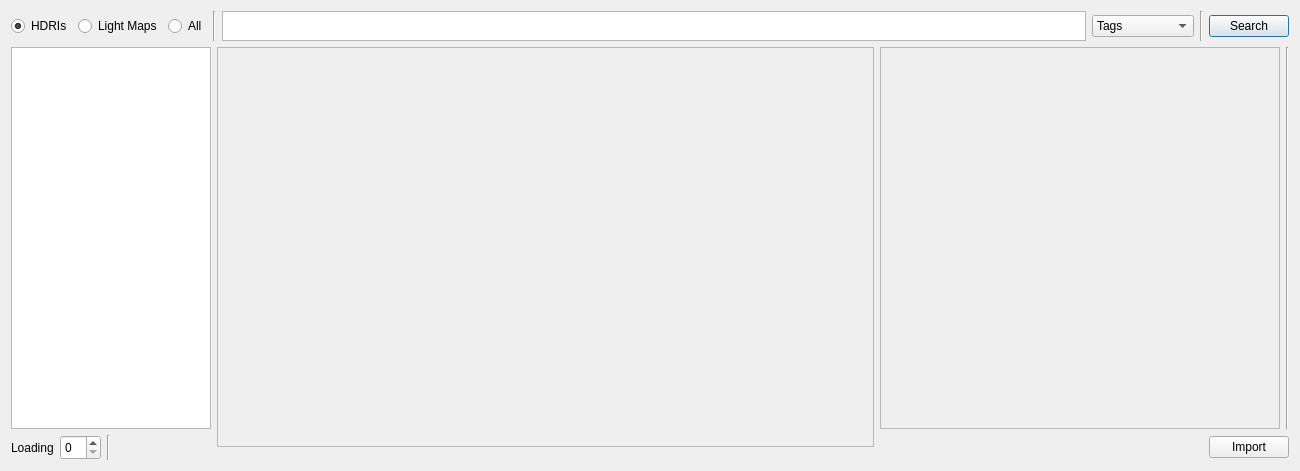
<?xml version="1.0" encoding="UTF-8"?>
<ui version="4.0">
 <class>Dialog</class>
 <widget class="QDialog" name="Dialog">
  <property name="geometry">
   <rect>
    <x>0</x>
    <y>0</y>
    <width>1300</width>
    <height>471</height>
   </rect>
  </property>
  <property name="minimumSize">
   <size>
    <width>1300</width>
    <height>400</height>
   </size>
  </property>
  <property name="windowTitle">
   <string>Dialog</string>
  </property>
  <layout class="QHBoxLayout" name="horizontalLayout_2">
   <item>
    <layout class="QVBoxLayout" name="verticalLayout">
     <item>
      <layout class="QHBoxLayout" name="horizontalLayout_3">
       <property name="sizeConstraint">
        <enum>QLayout::SetMinimumSize</enum>
       </property>
       <item>
        <widget class="QRadioButton" name="hdriRadioButton">
         <property name="maximumSize">
          <size>
           <width>16777215</width>
           <height>30</height>
          </size>
         </property>
         <property name="text">
          <string>HDRIs</string>
         </property>
         <property name="checked">
          <bool>true</bool>
         </property>
        </widget>
       </item>
       <item>
        <widget class="QRadioButton" name="lgtMapsRadioButton">
         <property name="maximumSize">
          <size>
           <width>16777215</width>
           <height>30</height>
          </size>
         </property>
         <property name="text">
          <string>Light Maps</string>
         </property>
        </widget>
       </item>
       <item>
        <widget class="QRadioButton" name="allRadioButton">
         <property name="text">
          <string>All</string>
         </property>
        </widget>
       </item>
       <item>
        <widget class="Line" name="line_2">
         <property name="sizePolicy">
          <sizepolicy hsizetype="Fixed" vsizetype="Fixed">
           <horstretch>0</horstretch>
           <verstretch>0</verstretch>
          </sizepolicy>
         </property>
         <property name="minimumSize">
          <size>
           <width>0</width>
           <height>30</height>
          </size>
         </property>
         <property name="maximumSize">
          <size>
           <width>10</width>
           <height>30</height>
          </size>
         </property>
         <property name="orientation">
          <enum>Qt::Vertical</enum>
         </property>
        </widget>
       </item>
       <item>
        <widget class="QPlainTextEdit" name="searchTextEdit">
         <property name="maximumSize">
          <size>
           <width>16777215</width>
           <height>30</height>
          </size>
         </property>
        </widget>
       </item>
       <item>
        <widget class="QComboBox" name="searchFiltersBox">
         <item>
          <property name="text">
           <string>Tags</string>
          </property>
         </item>
         <item>
          <property name="text">
           <string>Type</string>
          </property>
         </item>
         <item>
          <property name="text">
           <string>Resolution</string>
          </property>
         </item>
         <item>
          <property name="text">
           <string>Name</string>
          </property>
         </item>
         <item>
          <property name="text">
           <string>Unprocessed</string>
          </property>
         </item>
         <item>
          <property name="text">
           <string>Processed</string>
          </property>
         </item>
         <item>
          <property name="text">
           <string>Id</string>
          </property>
         </item>
        </widget>
       </item>
       <item>
        <widget class="Line" name="line_3">
         <property name="orientation">
          <enum>Qt::Vertical</enum>
         </property>
        </widget>
       </item>
       <item>
        <widget class="QPushButton" name="searchButton">
         <property name="text">
          <string>Search</string>
         </property>
        </widget>
       </item>
      </layout>
     </item>
     <item>
      <layout class="QHBoxLayout" name="horizontalLayout">
       <item>
        <widget class="QListWidget" name="typeListWidget">
         <property name="maximumSize">
          <size>
           <width>200</width>
           <height>16777215</height>
          </size>
         </property>
         <property name="font">
          <font>
           <pointsize>9</pointsize>
           <weight>75</weight>
           <bold>true</bold>
          </font>
         </property>
        </widget>
       </item>
       <item>
        <widget class="QScrollArea" name="scrollArea">
         <property name="minimumSize">
          <size>
           <width>500</width>
           <height>400</height>
          </size>
         </property>
         <property name="widgetResizable">
          <bool>true</bool>
         </property>
         <widget class="QWidget" name="scrollAreaWidgetContents">
          <property name="geometry">
           <rect>
            <x>0</x>
            <y>0</y>
            <width>655</width>
            <height>398</height>
           </rect>
          </property>
          <layout class="QVBoxLayout" name="verticalLayout_4">
           <item>
            <layout class="QVBoxLayout" name="itemVerticalLayout">
             <property name="spacing">
              <number>0</number>
             </property>
            </layout>
           </item>
          </layout>
         </widget>
        </widget>
       </item>
       <item>
        <widget class="QScrollArea" name="scrollArea_2">
         <property name="maximumSize">
          <size>
           <width>400</width>
           <height>16777215</height>
          </size>
         </property>
         <property name="widgetResizable">
          <bool>true</bool>
         </property>
         <widget class="QWidget" name="scrollAreaWidgetContents_2">
          <property name="geometry">
           <rect>
            <x>0</x>
            <y>0</y>
            <width>398</width>
            <height>376</height>
           </rect>
          </property>
          <layout class="QVBoxLayout" name="verticalLayout_2">
           <item>
            <layout class="QVBoxLayout" name="selItemVerticalLayout"/>
           </item>
          </layout>
         </widget>
        </widget>
       </item>
       <item>
        <widget class="Line" name="line">
         <property name="orientation">
          <enum>Qt::Vertical</enum>
         </property>
        </widget>
       </item>
      </layout>
     </item>
     <item>
      <layout class="QHBoxLayout" name="horizontalLayout_6">
       <item>
        <widget class="QLabel" name="label">
         <property name="text">
          <string>Loading</string>
         </property>
        </widget>
       </item>
       <item>
        <widget class="QSpinBox" name="batchSizeSpinBox">
         <property name="minimumSize">
          <size>
           <width>40</width>
           <height>25</height>
          </size>
         </property>
        </widget>
       </item>
       <item>
        <widget class="Line" name="line_4">
         <property name="orientation">
          <enum>Qt::Vertical</enum>
         </property>
        </widget>
       </item>
       <item>
        <widget class="QLabel" name="loadedItemsLabel">
         <property name="text">
          <string/>
         </property>
        </widget>
       </item>
       <item>
        <spacer name="horizontalSpacer_4">
         <property name="orientation">
          <enum>Qt::Horizontal</enum>
         </property>
         <property name="sizeHint" stdset="0">
          <size>
           <width>40</width>
           <height>20</height>
          </size>
         </property>
        </spacer>
       </item>
       <item>
        <widget class="QPushButton" name="importButton">
         <property name="text">
          <string>Import</string>
         </property>
        </widget>
       </item>
      </layout>
     </item>
    </layout>
   </item>
  </layout>
 </widget>
 <resources/>
 <connections/>
</ui>
